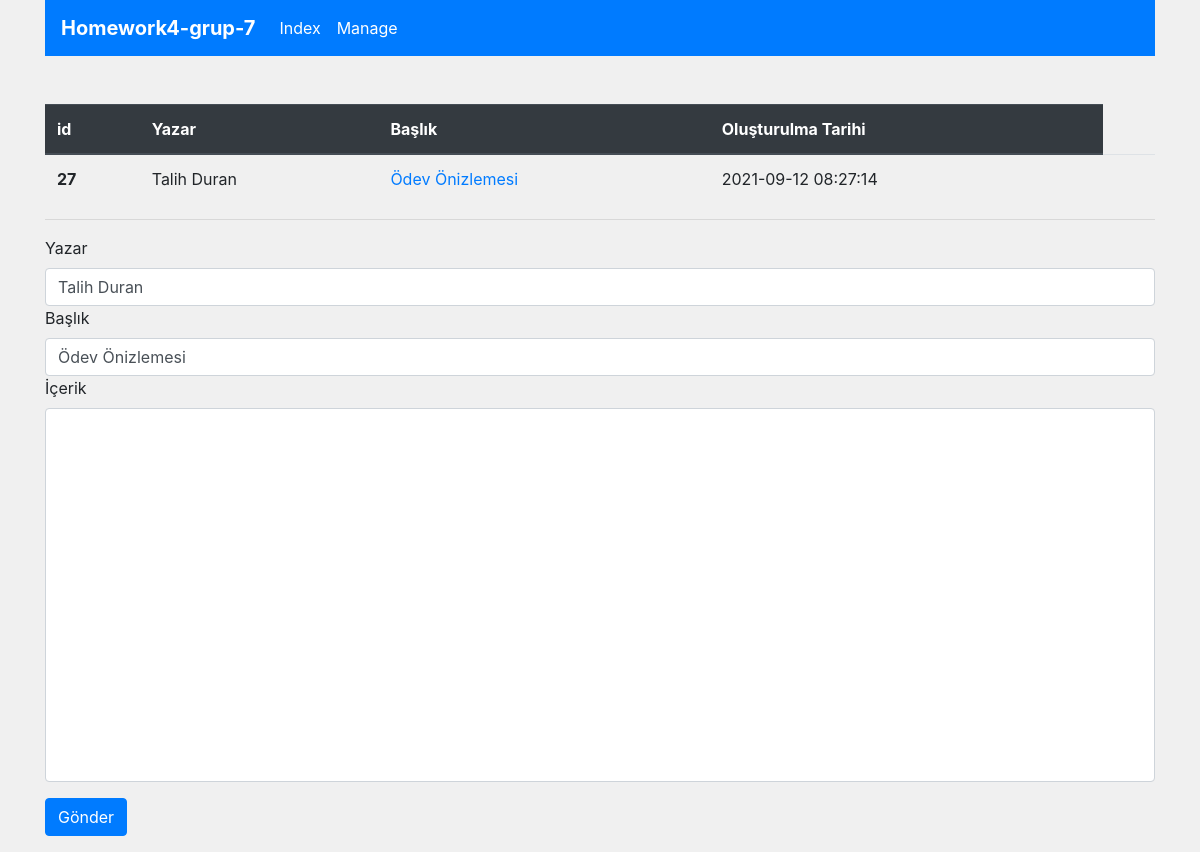
Screenshot of /manage.php?action=edit&post=27 with the database file from the repository.
### tables this page shows
CREATE TABLE `posts` (
  `id` int(11) NOT NULL,
  `author` varchar(55) NOT NULL,
  `post_detail` text NOT NULL,
  `post_header` varchar(255) NOT NULL,
  `post_created` datetime NOT NULL DEFAULT current_timestamp(),
  `post_updated` datetime NOT NULL DEFAULT current_timestamp()
);

### db.class.php (called while the page is built, shortened)
<?php
class DB{
    protected string $user = "root";
    protected string $pass = "";
    protected string $db_name = "post";
    protected string $host_name ="localhost";
    public function createConn() : PDO{
        try{
            return new PDO("mysql:host=$this->host_name;dbname=$this->db_name","$this->user","$this->pass");
        }catch(PDOException $e){
            echo $e-> getMessage();
        }
    }
    public function get(string $table_name, int $id) : array{
        $conn  = $this->createConn();
        $stmt = $conn->prepare("SELECT * FROM $table_name WHERE id = $id");
        $stmt->execute();
        return $stmt->fetchAll(PDO::FETCH_ASSOC);
    }
}

### post.class.php (called while the page is built, shortened)
<?php
require "db.class.php";
class Post{
    private object $database;
    public function __construct(DB $database)
    {
        $this->database = $database;
    }
    public function postDetail(int $post_id): array{
        return $this->database->get("posts", $post_id);
    }
}

### manage.php (the view, shortened to what this page needs)
<?php  require "post.class.php"; ?>
<!DOCTYPE html>
<html lang="en">
<head>
    <link rel="stylesheet" href="https://cdn.jsdelivr.net/npm/bootstrap@4.6.0/dist/css/bootstrap.min.css">
</head>
<body style = "background-color:rgb(240, 240, 240)">
<?php
if(isset($_GET['action'])){
    $postObj = new Post(new DB());
}
?>
<div class = "container">
<nav class="navbar navbar-expand-lg navbar-light bg-primary mb-5"  >
  <a class="navbar-brand" href="" style="color: white; font-weight:bold">Homework4-grup-7</a>
  <div class="collapse navbar-collapse" id="navbarNav">
    <ul class="navbar-nav">
      <li class="nav-item active">
        <a class="nav-link" style="color: white;" href="http://localhost/homework4-grup-7/index.php">Index <span class="sr-only">(current)</span></a>
      </li>
      <li class="nav-item active">
        <a class="nav-link" style="color: white;" href="http://localhost/homework4-grup-7/manage.php">Manage<span class="sr-only">(current)</span></a>
      </li>
    </ul>
  </div>
</nav>
    <table class="table">
    <thead class="thead-dark">
      <tr>
        <th scope="col">id</th>
        <th scope="col">Yazar</th>
        <th scope="col">Başlık</th>
        <th scope="col">Oluşturulma Tarihi</th>
      </tr>
    </thead>
    <tbody>
      <?php
      if(isset($_GET['post']) && isset($_GET['action'])){
        $id = $_GET['post'];
        $postObj = new Post(new DB());
        $post = $postObj->postDetail($id);
        foreach($post as $post_val){
          echo "<tr>" . PHP_EOL;
          echo "<th scope ='row'>$post_val[id]</th>" . PHP_EOL;
          echo "<td>$post_val[author]</td>" . PHP_EOL;
          echo "<td><a href='http://localhost/homework4-grup7/$post_val[post_header].php'> $post_val[post_header]</a></td>" . PHP_EOL;
          echo "<td>$post_val[post_created]</td>" . PHP_EOL;
          echo "<td></td>";
          echo "</tr> " . PHP_EOL;
      }
      }
      ?>
    </tbody>
</table>
<hr>
<?php
if(isset($_GET['action'])){
if($_GET['action'] == "edit" && !isset($_GET['post_detail']) ){
    $current_post = $postObj->postDetail($_GET['post']);
    $author = $current_post[0]['author'];
    $header = $current_post[0]['post_header'];
    echo  "<div>";
          echo "<form action='manage.php' method='GET'>";
                echo "<div class='form-group'>";
                    echo "<div>";
                        echo "<label for='author'>Yazar</label>" . PHP_EOL;
                        echo "<input type='text' name='author' value='$author' class='form-control' >" . PHP_EOL;
                        echo "<label for='post_header'>Başlık</label>";
                        echo "<input type='text' name='post_header' value='$header' class='form-control'>" . PHP_EOL;
                        echo "<label for='post_detail'>İçerik</label>";
                        echo "<textarea name='post_detail' class='form-control' style='resize: none;' cols='30' rows='15'></textarea>" . PHP_EOL;
                        echo "</div>";
                        echo "<button class ='btn btn-primary mt-3'>Gönder</button>" . PHP_EOL;
                echo "</div>";
        echo "</form>";
    echo "</div>";
}
}
?>
</body>
</html>

### rows the page displays
posts: id "27", author "Talih Duran", post_header "Ödev Önizlemesi", post_created "2021-09-12 08:27:14"
